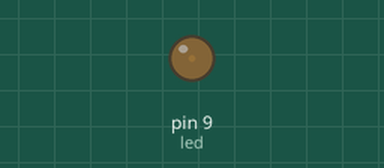
The sketch below on a simulated Arduino Uno, built with avr-gcc and run on an emulated ATmega328P. Parts: output pins drawn as LEDs (lit = HIGH).

Above: at 0.05 s.
At 0.95 s:
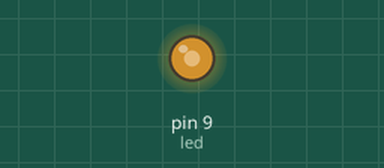
At 1.4 s:
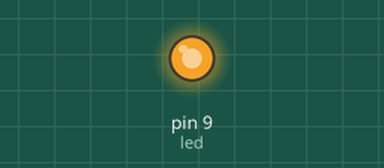
At 2.75 s:
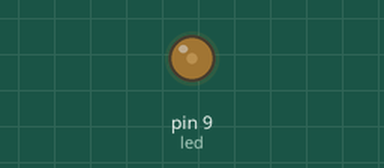
Timing chart, 0 to 7.0 s (numbered marks = the images above):
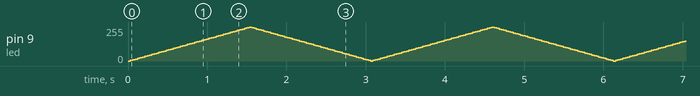

The sketch:

02_code.ino
```cpp
int led = 9;
int svitivost = 0;
int krok = 5;

void setup() {
  // put your setup code here, to run once:
  pinMode(led, OUTPUT);
}

// the loop function runs over and over again forever
void loop() {
  // put your main code here, to run repeatedly:
  analogWrite(led, svitivost); //pošli nulu na devět

  svitivost = svitivost + krok; //svitivost = 5;

  if (svitivost <= 0 || svitivost >= 255) {
    krok = -krok;
  }

  delay(30);
}
```
